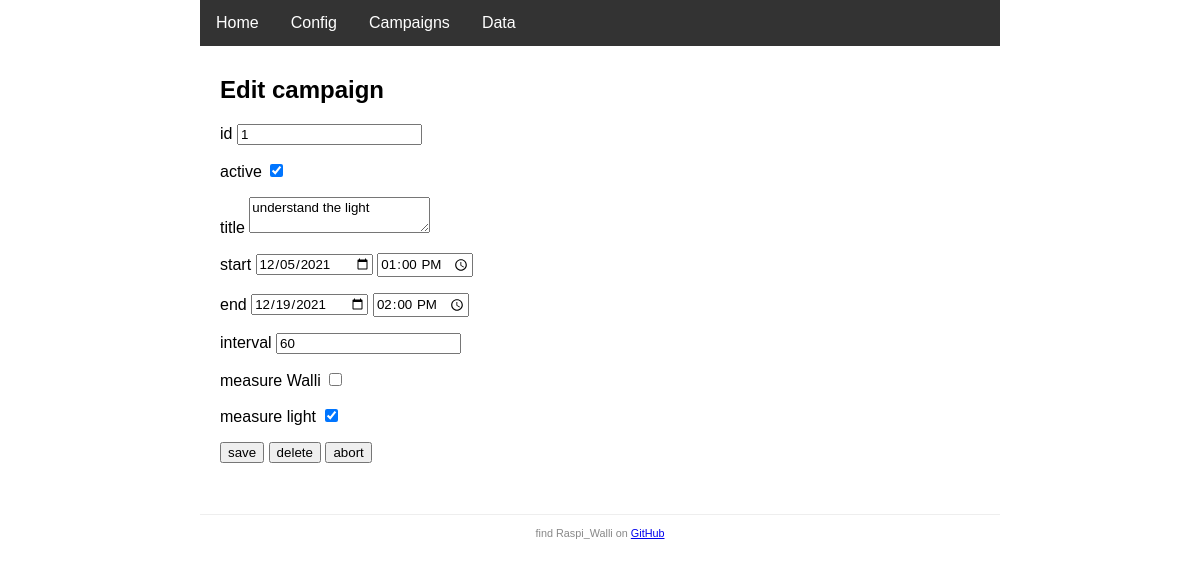
The page /campaigns/edit/1/ on the database as committed earlier.
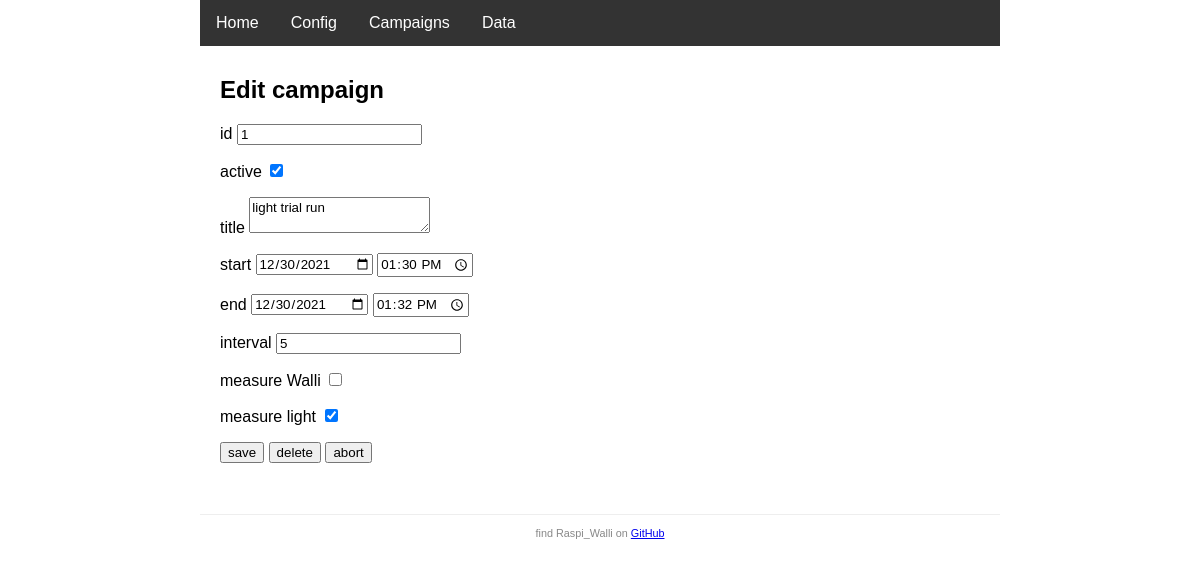
The same page on the database as committed later.
### app.py (models this page shows)
class Campaign(db.Model):
    id = db.Column(db.Integer, primary_key=True)
    title = db.Column(db.String(120), nullable=False)
    is_active = db.Column(db.Boolean, default=True)
    start = db.Column(db.DateTime, nullable=False)
    end = db.Column(db.DateTime, nullable=False)
    previous = db.Column(db.DateTime)
    interval = db.Column(db.Interval, nullable=False)
    measure_walli = db.Column(db.Boolean, default=True)
    measure_light = db.Column(db.Boolean, default=True)
    walli_stats = db.relationship('WalliStat', backref='campaign', lazy=True)
    lux_values = db.relationship('LuxValue', backref='campaign', lazy=True)
    def __repr__(self):
        return f"Campaign(id:{self.id} '{self.title}' act={self.is_active} start={self.start}, end={self.end}, int={self.interval})"

### app.py (the view, shortened to what this page needs)
@app.route('/campaigns/edit/', methods=['GET', 'POST'], defaults={"id": None})
@app.route('/campaigns/edit/<id>/', methods=['GET', 'POST'])
def edit(id=None):
    if request.method == "GET":
        form = CampaignForm()
        if id is not None:
            cmp = db.session.query(Campaign).get(id)
            print("campaigns.GET", cmp)
            form.populate(cmp)
        return render_template('edit.html', form=form)
    else:
        logger.warning(f"Unsupported '{request.method=}'!")

### app.py (called while the page is built)
    def populate(self, cpn):
        self.id.data = cpn.id
        self.title.data = cpn.title
        self.active.data = cpn.is_active
        self.start_date.data = cpn.start.date()
        self.start_time.data = cpn.start.time()
        self.end_date.data = cpn.end.date()
        self.end_time.data = cpn.end.time()
        self.interval.data = int(cpn.interval / dt.timedelta(seconds=1))
        self.measure_walli.data = cpn.measure_walli
        self.measure_light.data = cpn.measure_light

### templates/edit.html (shortened to what this page needs)
{% extends 'base.html' %}
{% block content %}
<h2>Edit campaign</h2>
<form method="POST" action="">
    <p>id {{ form.id }}</p>
    <p>active {{ form.active }}</p>
    <p>title {{ form.title }}</p>
    <p>start {{ form.start_date}} {{ form.start_time}}</p>
    <p>end {{ form.end_date}} {{ form.end_time}}</p>
    <p title="interval in seconds">interval {{ form.interval }}</p>
    <p>measure Walli {{ form.measure_walli }}</p>
    <p>measure light {{ form.measure_light }}</p>
    <p>
        <input type="submit" name="todo" value="save">
        <input type="submit" name="todo" value="delete">
        <a href={{ url_for("campaigns") }} title="go back without changes">
            <button type="button">abort</button>
        </a>
    </p>
</form>
{% endblock %}

Rows that differ between the two databases and show on the page:
changed Campaign id 1: title "understand the light" → "light trial run"; interval "60" → "5"
Other text that changed with them:
form field start_date: "12/05/2021" → "12/30/2021"
form field start_time: "13:00" → "13:30"
form field end_date: "12/19/2021" → "12/30/2021"
form field end_time: "14:00" → "13:32"
